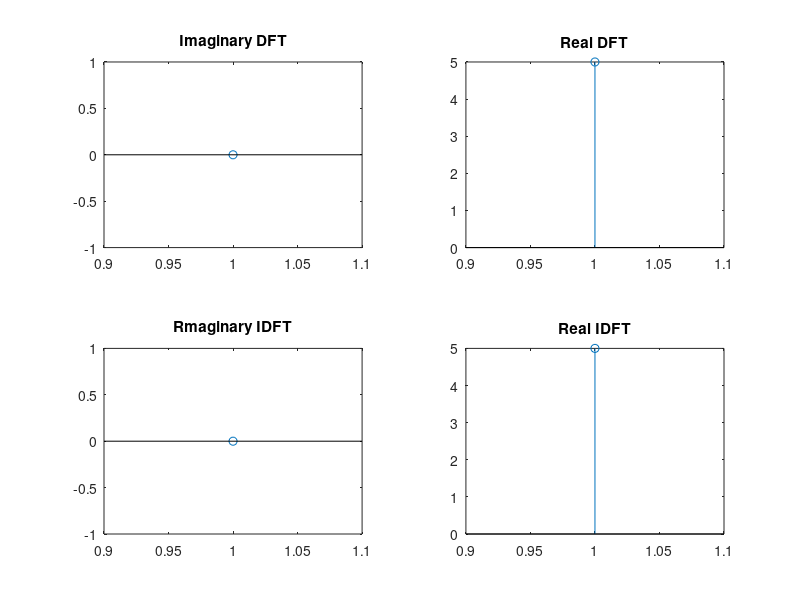

This chart was generated by the following MATLAB code:
clc
clear all
close all

x = input('Enter the sequence of x(n) : ')
x1 = fft(x)
subplot(2, 2, 1)
stem(imag(x1))
title('Imaginary DFT')
disp('DFT')
disp(x1)
subplot(2, 2, 2)
stem(real(x1))
title('Real DFT')

y = ifft(x1)
subplot(2, 2, 3)
stem(imag(y))
title('Rmaginary IDFT')
disp('IDFT')
disp(y)
subplot(2, 2, 4)
stem(real(y))
title('Real IDFT')